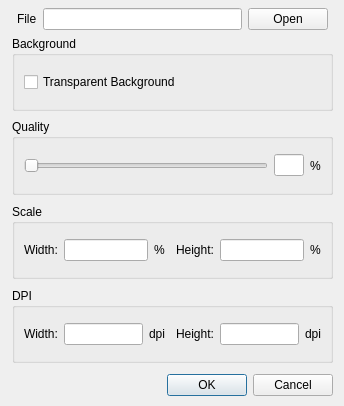
<?xml version="1.0" encoding="UTF-8"?>
<ui version="4.0">
 <class>ExportImageDialog</class>
 <widget class="QDialog" name="ExportImageDialog">
  <property name="geometry">
   <rect>
    <x>0</x>
    <y>0</y>
    <width>344</width>
    <height>406</height>
   </rect>
  </property>
  <property name="windowTitle">
   <string>Dialog</string>
  </property>
  <property name="sizeGripEnabled">
   <bool>false</bool>
  </property>
  <property name="modal">
   <bool>true</bool>
  </property>
  <widget class="QWidget" name="layoutWidget">
   <property name="geometry">
    <rect>
     <x>0</x>
     <y>0</y>
     <width>2</width>
     <height>2</height>
    </rect>
   </property>
   <layout class="QVBoxLayout" name="verticalLayout"/>
  </widget>
  <widget class="QWidget" name="layoutWidget">
   <property name="geometry">
    <rect>
     <x>0</x>
     <y>0</y>
     <width>2</width>
     <height>2</height>
    </rect>
   </property>
   <layout class="QVBoxLayout" name="verticalLayout_2"/>
  </widget>
  <widget class="QWidget" name="layoutWidget">
   <property name="geometry">
    <rect>
     <x>0</x>
     <y>0</y>
     <width>2</width>
     <height>2</height>
    </rect>
   </property>
   <layout class="QVBoxLayout" name="verticalLayout_3"/>
  </widget>
  <widget class="QWidget" name="layoutWidget">
   <property name="geometry">
    <rect>
     <x>0</x>
     <y>0</y>
     <width>2</width>
     <height>2</height>
    </rect>
   </property>
   <layout class="QVBoxLayout" name="verticalLayout_5"/>
  </widget>
  <widget class="QWidget" name="layoutWidget">
   <property name="geometry">
    <rect>
     <x>12</x>
     <y>8</y>
     <width>321</width>
     <height>388</height>
    </rect>
   </property>
   <layout class="QVBoxLayout" name="verticalLayout_13">
    <item>
     <layout class="QHBoxLayout" name="horizontalLayout">
      <item>
       <spacer name="horizontalSpacer">
        <property name="orientation">
         <enum>Qt::Horizontal</enum>
        </property>
        <property name="sizeType">
         <enum>QSizePolicy::Minimum</enum>
        </property>
        <property name="sizeHint" stdset="0">
         <size>
          <width>5</width>
          <height>20</height>
         </size>
        </property>
       </spacer>
      </item>
      <item>
       <widget class="QLabel" name="label">
        <property name="text">
         <string>File</string>
        </property>
       </widget>
      </item>
      <item>
       <widget class="QLineEdit" name="ui_filePathEdit">
        <property name="readOnly">
         <bool>false</bool>
        </property>
       </widget>
      </item>
      <item>
       <widget class="QPushButton" name="ui_openButton">
        <property name="text">
         <string>Open</string>
        </property>
       </widget>
      </item>
      <item>
       <spacer name="horizontalSpacer_2">
        <property name="orientation">
         <enum>Qt::Horizontal</enum>
        </property>
        <property name="sizeType">
         <enum>QSizePolicy::Minimum</enum>
        </property>
        <property name="sizeHint" stdset="0">
         <size>
          <width>5</width>
          <height>20</height>
         </size>
        </property>
       </spacer>
      </item>
     </layout>
    </item>
    <item>
     <widget class="QGroupBox" name="groupBox_5">
      <property name="title">
       <string>Background</string>
      </property>
      <property name="flat">
       <bool>false</bool>
      </property>
      <property name="checkable">
       <bool>false</bool>
      </property>
      <layout class="QHBoxLayout" name="horizontalLayout_13">
       <item>
        <layout class="QHBoxLayout" name="horizontalLayout_5">
         <item>
          <widget class="QCheckBox" name="ui_transparencyCheck">
           <property name="sizePolicy">
            <sizepolicy hsizetype="Minimum" vsizetype="Fixed">
             <horstretch>0</horstretch>
             <verstretch>0</verstretch>
            </sizepolicy>
           </property>
           <property name="text">
            <string>Transparent Background</string>
           </property>
          </widget>
         </item>
         <item>
          <spacer name="horizontalSpacer_4">
           <property name="orientation">
            <enum>Qt::Horizontal</enum>
           </property>
           <property name="sizeType">
            <enum>QSizePolicy::Minimum</enum>
           </property>
           <property name="sizeHint" stdset="0">
            <size>
             <width>5</width>
             <height>20</height>
            </size>
           </property>
          </spacer>
         </item>
        </layout>
       </item>
      </layout>
     </widget>
    </item>
    <item>
     <spacer name="verticalSpacer_3">
      <property name="orientation">
       <enum>Qt::Vertical</enum>
      </property>
      <property name="sizeType">
       <enum>QSizePolicy::Minimum</enum>
      </property>
      <property name="sizeHint" stdset="0">
       <size>
        <width>20</width>
        <height>2</height>
       </size>
      </property>
     </spacer>
    </item>
    <item>
     <widget class="QGroupBox" name="groupBox_4">
      <property name="toolTip">
       <string>100% means the image is not compressed.</string>
      </property>
      <property name="title">
       <string>Quality</string>
      </property>
      <property name="flat">
       <bool>false</bool>
      </property>
      <property name="checkable">
       <bool>false</bool>
      </property>
      <layout class="QHBoxLayout" name="horizontalLayout_4">
       <item>
        <layout class="QHBoxLayout" name="horizontalLayout_12">
         <item>
          <widget class="QSlider" name="ui_qualitySlider">
           <property name="orientation">
            <enum>Qt::Horizontal</enum>
           </property>
          </widget>
         </item>
         <item>
          <widget class="QLineEdit" name="ui_qualityEdit">
           <property name="sizePolicy">
            <sizepolicy hsizetype="Maximum" vsizetype="Fixed">
             <horstretch>0</horstretch>
             <verstretch>0</verstretch>
            </sizepolicy>
           </property>
           <property name="maximumSize">
            <size>
             <width>30</width>
             <height>16777215</height>
            </size>
           </property>
           <property name="text">
            <string/>
           </property>
           <property name="dragEnabled">
            <bool>true</bool>
           </property>
          </widget>
         </item>
         <item>
          <widget class="QLabel" name="ui_qualityPercentLabel">
           <property name="text">
            <string>%</string>
           </property>
          </widget>
         </item>
        </layout>
       </item>
      </layout>
     </widget>
    </item>
    <item>
     <spacer name="verticalSpacer_4">
      <property name="orientation">
       <enum>Qt::Vertical</enum>
      </property>
      <property name="sizeType">
       <enum>QSizePolicy::Minimum</enum>
      </property>
      <property name="sizeHint" stdset="0">
       <size>
        <width>20</width>
        <height>3</height>
       </size>
      </property>
     </spacer>
    </item>
    <item>
     <widget class="QGroupBox" name="groupBox_3">
      <property name="title">
       <string>Scale</string>
      </property>
      <property name="flat">
       <bool>false</bool>
      </property>
      <property name="checkable">
       <bool>false</bool>
      </property>
      <layout class="QHBoxLayout" name="horizontalLayout_3">
       <item>
        <layout class="QHBoxLayout" name="horizontalLayout_9">
         <item>
          <layout class="QHBoxLayout" name="horizontalLayout_10">
           <item>
            <widget class="QLabel" name="ui_scaleWidthLabel">
             <property name="text">
              <string>Width:</string>
             </property>
            </widget>
           </item>
           <item>
            <widget class="QLineEdit" name="ui_scaleWidthEdit">
             <property name="dragEnabled">
              <bool>true</bool>
             </property>
            </widget>
           </item>
          </layout>
         </item>
         <item>
          <widget class="QLabel" name="ui_scaleWidthPercentLabel">
           <property name="text">
            <string>%</string>
           </property>
          </widget>
         </item>
         <item>
          <layout class="QHBoxLayout" name="horizontalLayout_11">
           <item>
            <spacer name="horizontalSpacer_5">
             <property name="orientation">
              <enum>Qt::Horizontal</enum>
             </property>
             <property name="sizeType">
              <enum>QSizePolicy::Minimum</enum>
             </property>
             <property name="sizeHint" stdset="0">
              <size>
               <width>5</width>
               <height>20</height>
              </size>
             </property>
            </spacer>
           </item>
           <item>
            <widget class="QLabel" name="ui_scaleHeightLabel">
             <property name="text">
              <string>Height:</string>
             </property>
            </widget>
           </item>
           <item>
            <widget class="QLineEdit" name="ui_scaleHeightEdit">
             <property name="dragEnabled">
              <bool>true</bool>
             </property>
            </widget>
           </item>
          </layout>
         </item>
         <item>
          <widget class="QLabel" name="ui_scaleHeightPercentLabel">
           <property name="text">
            <string>%</string>
           </property>
          </widget>
         </item>
        </layout>
       </item>
      </layout>
     </widget>
    </item>
    <item>
     <spacer name="verticalSpacer_5">
      <property name="orientation">
       <enum>Qt::Vertical</enum>
      </property>
      <property name="sizeType">
       <enum>QSizePolicy::Minimum</enum>
      </property>
      <property name="sizeHint" stdset="0">
       <size>
        <width>20</width>
        <height>3</height>
       </size>
      </property>
     </spacer>
    </item>
    <item>
     <widget class="QGroupBox" name="groupBox_2">
      <property name="title">
       <string>DPI</string>
      </property>
      <property name="flat">
       <bool>false</bool>
      </property>
      <property name="checkable">
       <bool>false</bool>
      </property>
      <layout class="QHBoxLayout" name="horizontalLayout_2">
       <item>
        <layout class="QHBoxLayout" name="horizontalLayout_8">
         <item>
          <layout class="QHBoxLayout" name="horizontalLayout_6">
           <item>
            <widget class="QLabel" name="label_6">
             <property name="text">
              <string>Width:</string>
             </property>
            </widget>
           </item>
           <item>
            <widget class="QLineEdit" name="ui_dpiWidthEdit">
             <property name="dragEnabled">
              <bool>true</bool>
             </property>
            </widget>
           </item>
           <item>
            <widget class="QLabel" name="ui_dpiWidthLabel">
             <property name="text">
              <string>dpi</string>
             </property>
            </widget>
           </item>
          </layout>
         </item>
         <item>
          <layout class="QHBoxLayout" name="horizontalLayout_7">
           <item>
            <spacer name="horizontalSpacer_6">
             <property name="orientation">
              <enum>Qt::Horizontal</enum>
             </property>
             <property name="sizeType">
              <enum>QSizePolicy::Minimum</enum>
             </property>
             <property name="sizeHint" stdset="0">
              <size>
               <width>5</width>
               <height>20</height>
              </size>
             </property>
            </spacer>
           </item>
           <item>
            <widget class="QLabel" name="label_7">
             <property name="text">
              <string>Height:</string>
             </property>
            </widget>
           </item>
           <item>
            <widget class="QLineEdit" name="ui_dpiHeightEdit">
             <property name="dragEnabled">
              <bool>true</bool>
             </property>
            </widget>
           </item>
           <item>
            <widget class="QLabel" name="ui_dpiHeightLabel">
             <property name="text">
              <string>dpi</string>
             </property>
            </widget>
           </item>
          </layout>
         </item>
        </layout>
       </item>
      </layout>
     </widget>
    </item>
    <item>
     <spacer name="verticalSpacer">
      <property name="orientation">
       <enum>Qt::Vertical</enum>
      </property>
      <property name="sizeType">
       <enum>QSizePolicy::Minimum</enum>
      </property>
      <property name="sizeHint" stdset="0">
       <size>
        <width>20</width>
        <height>5</height>
       </size>
      </property>
     </spacer>
    </item>
    <item>
     <widget class="QDialogButtonBox" name="ui_buttonBox">
      <property name="orientation">
       <enum>Qt::Horizontal</enum>
      </property>
      <property name="standardButtons">
       <set>QDialogButtonBox::Cancel|QDialogButtonBox::Ok</set>
      </property>
     </widget>
    </item>
   </layout>
  </widget>
 </widget>
 <resources/>
 <connections>
  <connection>
   <sender>ui_buttonBox</sender>
   <signal>accepted()</signal>
   <receiver>ExportImageDialog</receiver>
   <slot>accept()</slot>
   <hints>
    <hint type="sourcelabel">
     <x>248</x>
     <y>254</y>
    </hint>
    <hint type="destinationlabel">
     <x>157</x>
     <y>274</y>
    </hint>
   </hints>
  </connection>
  <connection>
   <sender>ui_buttonBox</sender>
   <signal>rejected()</signal>
   <receiver>ExportImageDialog</receiver>
   <slot>reject()</slot>
   <hints>
    <hint type="sourcelabel">
     <x>316</x>
     <y>260</y>
    </hint>
    <hint type="destinationlabel">
     <x>286</x>
     <y>274</y>
    </hint>
   </hints>
  </connection>
 </connections>
</ui>
